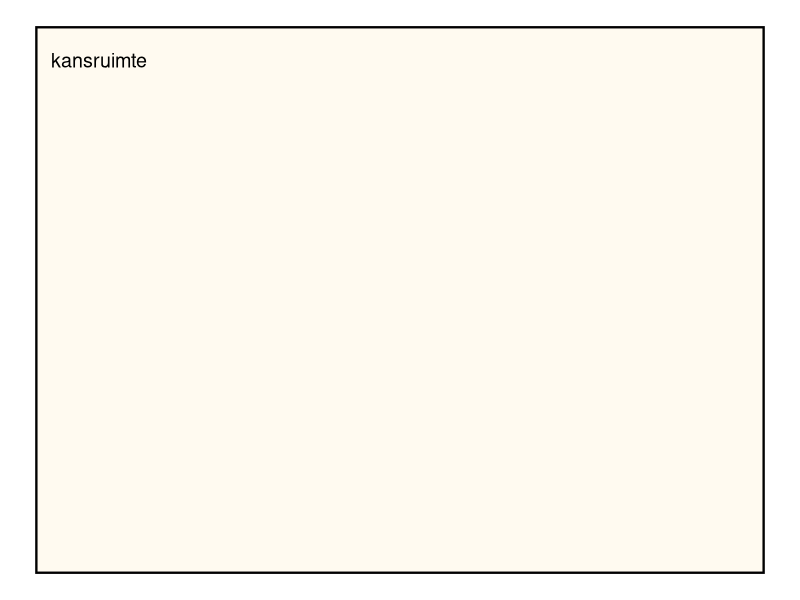
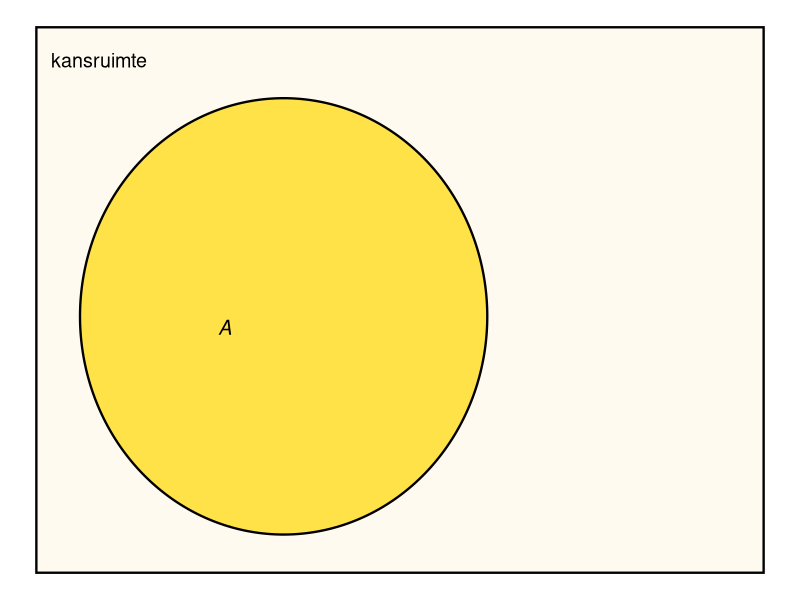
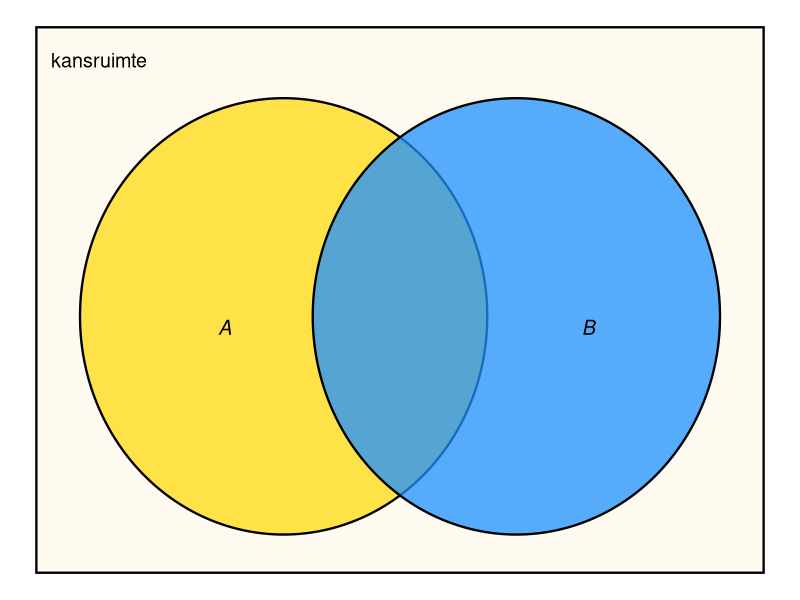
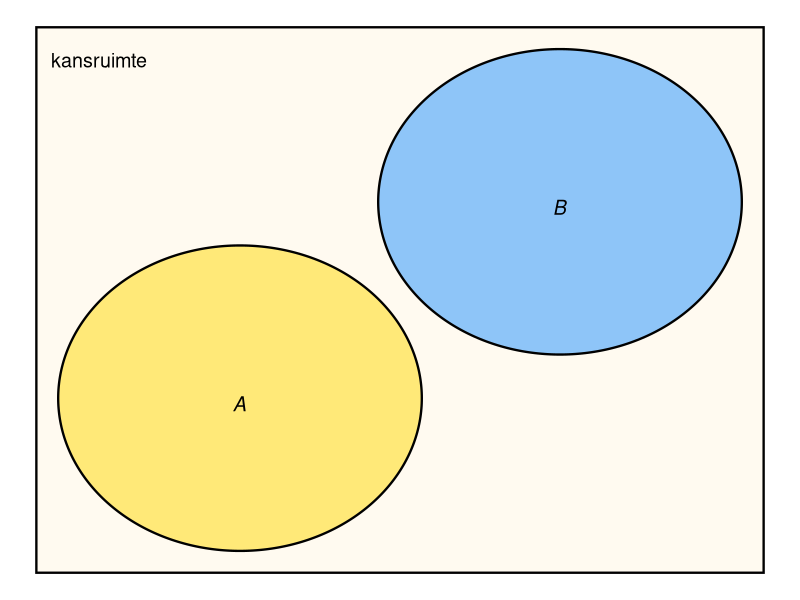
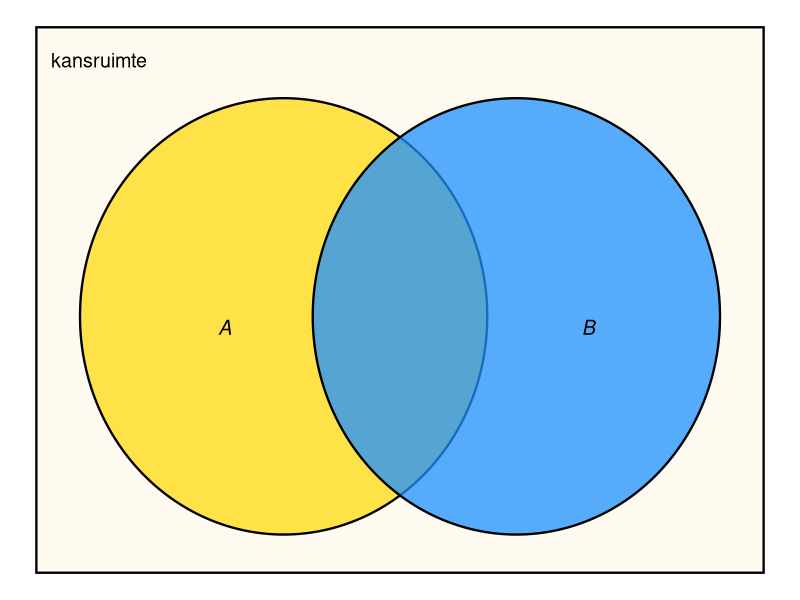
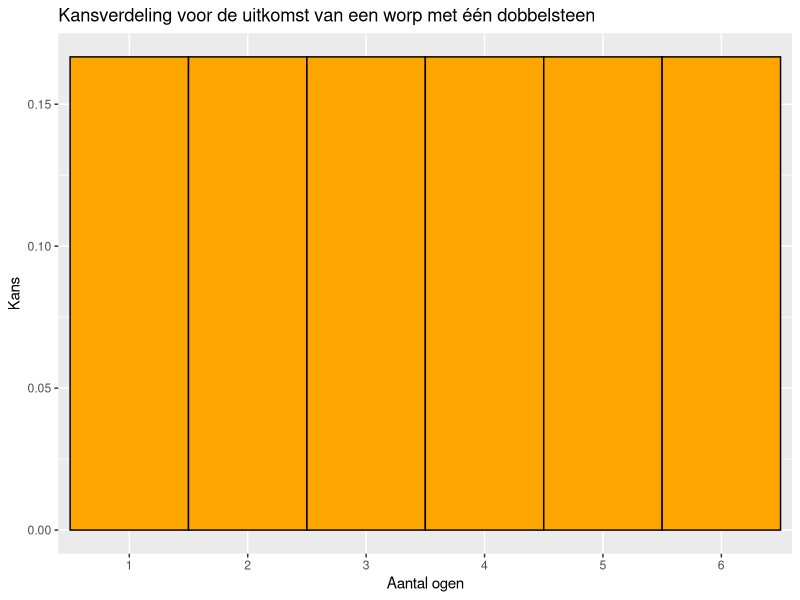
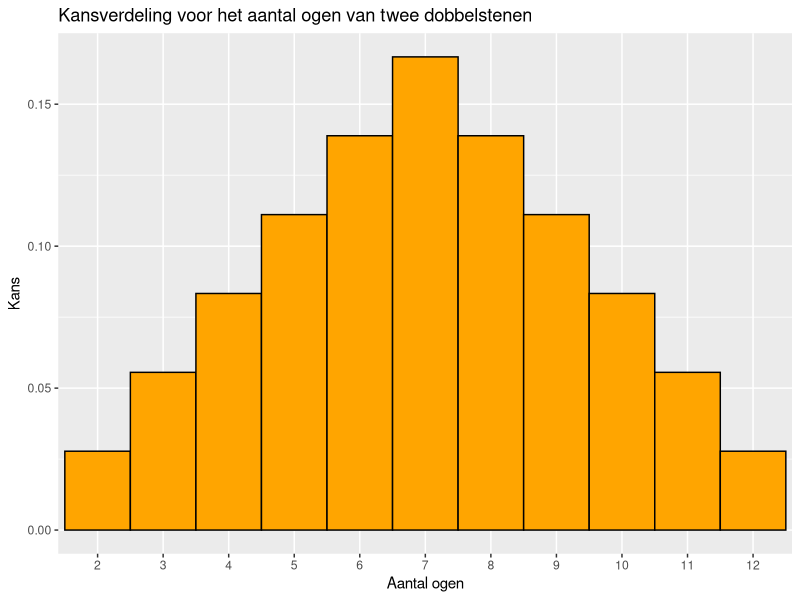
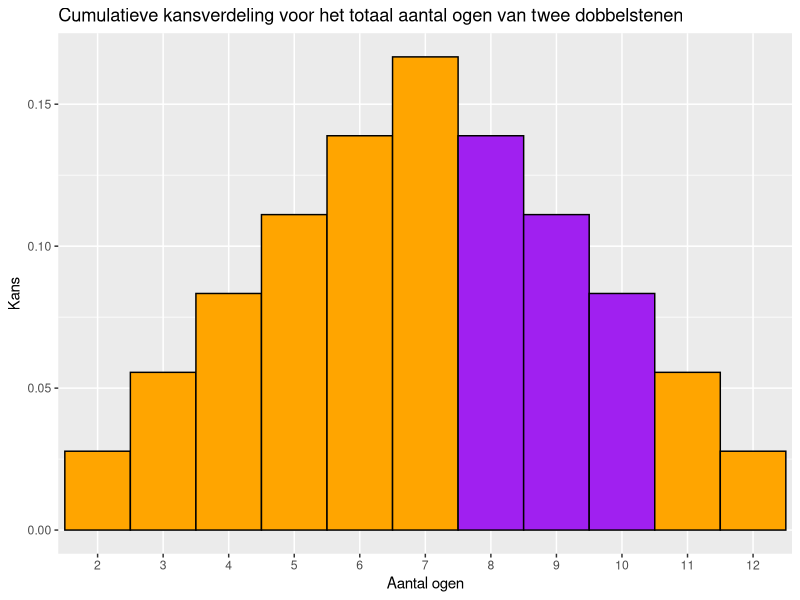

Write the R code that produced these figures, in order.
## ---- chunk 1
#| code-fold: true
#| warning: false
#| fig-cap: "Een minimaal Venn-diagram. Het rechthoek stelt de volledige kansruimte voor."
#| label: fig-venn
#| fig.width: 6
#| fig.height: 4

if (!("ggplot2" %in% .packages())){ 
  library(ggplot2) 
  }
if (!("ggforce" %in% .packages())){ 
  library(ggforce) 
  }

kleurKansruimte <- "FloralWhite"

kansruimte <- ggplot() +  
  geom_rect(
    aes(xmin = 0, ymin = 0, xmax= 100, ymax = 100),
    fill = kleurKansruimte, color = "black", size = .8
    ) +
  annotate(
    "text", 
    x = 2, y = 94, 
    label = "kansruimte", 
    color = "black", 
    hjust = 0, 
    size = 5
    ) +
  theme_void()

kansruimte
## ---- chunk 2
#| code-fold: true
#| warning: false
#| fig-cap: "Venn-diagram met gebeurtenis $A$. Een gebeurtenis is een deelverzameling van de kansruimte."
#| label: fig-vennA
#| fig.width: 6
#| fig.height: 4

kleurA <- "Gold"

A <- list(
  geom_ellipse(
    aes(x0 = 34, y0 = 47, a = 28,  b = 40,  angle = 0), 
    fill = kleurA , alpha = 0.7, size = .8
    ),
  annotate(
    "text", 
    x = 25, y = 45, 
    label = expression(italic(A)), 
    color = "black", 
    hjust = 0, 
    size = 5
    )
  )

kansruimte + A

## ---- chunk 3
#| code-fold: true
#| warning: false
#| fig-cap: "Venn-diagram met twee gebeurtenissen: $A$ en $B$."
#| label: fig-vennAB
#| fig.width: 6
#| fig.height: 4

kleurB <- "DodgerBlue"

B <- list( 
  geom_ellipse(
    aes(x0 = 66, y0 = 47, a = 28,  b = 40,  angle = 0), 
    fill = kleurB, alpha = 0.75, size = .8
    ),
  annotate(
    "text", 
    x = 75, y = 45, 
    label = expression(italic(B)), 
    color = "black", 
    hjust = 0, 
    size = 5
    )
)

(AB <- kansruimte + A + B)

## ---- chunk 4
#| code-fold: true
#| warning: false
#| fig-cap: "Venn-diagram. De gebeurtenissen $A$ en $B$ overlappen niet en sluiten elkaar dus uit."
#| label: fig-uitsluiten
#| fig.width: 6
#| fig.height: 4

A2 <- list(
  geom_ellipse(
    aes(x0 = 28, y0 = 32, a = 25,  b = 28,  angle = 0), 
    fill = kleurA, alpha = 0.5, size = 0.8
    ), 
  annotate(
    "text", 
    x = 27, y = 31, 
    label = expression(italic(A)), 
    color = "black", 
    hjust = 0, 
    size = 5
    )
  )

B2 <- list(
  geom_ellipse(
    aes(x0 = 72, y0 = 68, a = 25,  b = 28,  angle = 0), 
    fill = kleurB, alpha = 0.5, size = 0.8
    ),
  annotate(
    "text", 
    x = 71, y = 67, 
    label = expression(italic(B)), 
    color = "black", 
    hjust = 0, 
    size = 5
    )
)

(AB2 <- kansruimte + A2 + B2)
## ---- chunk 5
#| code-fold: true
#| warning: false
#| fig-cap: "Venn-diagram.Voor de kans op $A$ of $B$ moet het groene gebied één keer worden meegeteld!"
#| label: fig-vennAB2
#| fig.width: 6
#| fig.height: 4

AB

## ---- chunk 6
#| code-fold: true
#| warning: false
#| fig-cap: "Kansverdeling: de kansen bij het gooien van één dobbelsteen."
#| label: fig-uniform-dobbelsteen
#| width: 4

uitkomsten <- seq(1, 6)
kansen <- rep(1/6, 6)
kansenDobbelsteen <- data.frame(
  uitkomsten = factor(uitkomsten),
  kansen
  )
library(ggplot2)
ggplot(
  kansenDobbelsteen, 
  aes(x = uitkomsten, y = kansen)
) +
  geom_bar(
    stat = "identity", 
    width = 1, 
    fill = "orange", 
    color = "black") +
  labs(
    title = "Kansverdeling voor de uitkomst van een worp met één dobbelsteen",
    x = "Aantal ogen",
    y = "Kans"
    )

## ---- chunk 7
#| code-fold: true
#| warning: false
#| fig-cap: "Kansverdeling: de som van twee dobbelstenen."
#| label: fig-kansverdeling-twee-dobbelstenen
#| width: 4

uitkomsten <- seq(2, 12)
kansen <- pmin(uitkomsten - 1, 13 - uitkomsten)/36
kansenDobbelsteen <- data.frame(
  uitkomsten = factor(uitkomsten), 
  kansen
  )
library(ggplot2)
ggplot(
  kansenDobbelsteen, 
  aes(x = uitkomsten, y = kansen)
) +
  geom_bar(
    stat = "identity", 
    width = 1, 
    fill = "orange", 
    color = "black") +
  labs(
    title = "Kansverdeling voor het aantal ogen van twee dobbelstenen",
    x = "Aantal ogen",
    y = "Kans"
  )

## ---- chunk 8
#| code-fold: true
#| warning: false
#| fig-cap: "Kansverdeling: de som van twee dobbelstenen."
#| label: fig-kansverdeling-twee-dobbelstenen-bars
#| width: 4

uitkomsten <- seq(2, 12)
kansen <- pmin(uitkomsten - 1, 13 - uitkomsten)/36
kleur <- rep("orange", 11)
kleur[7:9] <- "purple"
kansenDobbelsteen <- data.frame(
  uitkomsten = factor(uitkomsten), 
  kansen,
  kleur
)
ggplot(
  kansenDobbelsteen,
  aes(x = uitkomsten, y = kansen)
) +
  geom_bar(
    stat = "identity", 
    width = 1, 
    fill = kleur, 
    color = "black") +
  labs(
    title = "Cumulatieve kansverdeling voor het totaal aantal ogen van twee dobbelstenen",
    x = "Aantal ogen",
    y = "Kans"
  )

## ---- chunk 9
#| code-fold: true
#| warning: false
#| fig-cap: "Kansverdeling: de som van twee dobbelstenen."
#| label: fig-cumulverdeling-twee-dobbelstenen-bars
#| width: 4
    
uitkomsten <- seq(2, 12)
kansen <- cumsum(pmin(uitkomsten - 1, 13 - uitkomsten)/36)
kleur <- rep("orange", 11)
kleur[7:9] <- "orange"
kansenDobbelsteen <- data.frame(
uitkomsten = factor(uitkomsten), 
kansen,
kleur
)
ggplot(
  kansenDobbelsteen,
  aes(x = uitkomsten, y = kansen)
  ) +
  geom_bar(
    stat = "identity", 
    width = 1, 
    fill = kleur, 
    color = "black") +
    labs(
      title = "Cumulatieve verderling voor het aantal ogen van twee dobbelstenen",
      x = "Aantal ogen",
      y = "Cumulatieve kans"
    )
    
## ---- chunk 10
#| code-fold: true
#| warning: false
#| fig-cap: "De normale verdeling."
#| label: fig-normale-verdeling
#| width: 5

#library(grid)

# Create a data frame for the standard normal distribution
x <- seq(-3.5, 3.5, length.out = 200)
data <- data.frame(x = x, y = dnorm(x))

h <- exp(-0.5)/sqrt(2*pi)

  ggplot(data, aes(x, y)) +
  geom_line(color = "black", linewidth = 1) + # Standard normal curve
  geom_area(data = subset(data, x >= -1 & x <= 1), aes(x, y), fill = "orange", alpha = 0.4) + # Area between -1 and 1
  geom_segment(
    aes(x = 0, xend = -1, y = h, yend = h), 
    arrow = arrow(length = unit(0.2, "cm")), 
    color = "black", 
    linewidth = 0.8) + # Arrow
  #  annotate("text", x = -0.5, y = 0.03, label = "x == -1 %->% x == 0", 
  #           parse = TRUE, hjust = 0.5, color = "red", size = 4) + # Annotation for the arrow
  scale_x_continuous(
    breaks = c(-2, -1, 0, 1, 2), 
    labels = c(expression(-2 * sigma), expression(-sigma), expression(mu), expression(sigma), expression(2*sigma))
  ) + # Label for x = 0 as µ
  scale_y_continuous(labels = NULL, breaks = NULL) + # Remove y-axis numbers
  theme_classic() +
  labs(y = "Kansdichtheid", x = expression(x)) + # Add y-axis label
  theme_minimal() +
  theme(axis.text.x = element_text(size = 14),
        axis.text.y = element_blank(), # Remove y-axis text
        axis.ticks.y = element_blank(), # Remove y-axis ticks
        axis.line.y = element_line(),
        axis.line.x = element_line(),
        axis.title.y = element_text(size = 12, angle = 90), # Style y-axis label
        axis.title = element_text(size = 14),
        panel.grid = element_blank())
## ---- chunk 11
#| label: fig-t
#| fig-cap: "Verschillende $t$-verdelingen en de standaard-normale verdeling"
#| warning: false
#| code-fold: true
#| fig-height: 4

t_values <- seq(-3.5, 3.5, by = 0.1)
z_values <- seq(-3.5, 3.5, by = 0.1)

dataframe <- data.frame(
  t = c(z_values, rep(t_values, 3)),
  prob = c(
    dnorm(z_values),
    dt(t_values, df = 2),
    dt(t_values, df = 5),
    dt(t_values, df = 20)
  ),
  df = factor(
    c(
      rep("standaard-normaal", length(z_values)),
      rep("df = 2", length(t_values)),
      rep("df = 5", length(t_values)),
      rep("df = 20", length(t_values))
    ),
    levels = c(
      "df = 2", "df = 5", "df = 20", "standaard-normaal"
    )
  ) 
)

ggplot(
  dataframe, 
  aes(
    x = t, y = prob, 
    group = df, color = df, linewidth = df, linetype = df)
) +
  geom_line(
  ) +
  scale_color_manual(
    values = c( rep("black", 3), "#e8601d")
  ) + 
  scale_linewidth_manual(
    values = c(1, 1, 1, 1.2)
  ) +
  scale_linetype_manual(
    values = c(
      "df = 2"="longdash", 
      "df = 5"="dashed", 
      "df = 20"="dotted",
      "standaard-normaal"="solid" 
    )
  ) +
  labs(
    x = expression(italic(t)),
    y = "kansdichtheid"
  )
